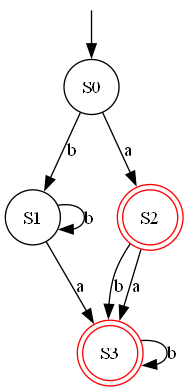

Write Python code to recreate this figure.
import csv
from graphviz import Digraph

class Dfa:
    def __init__(self, SList, Alph, TransList, S0, FList):
        self.SList = SList
        self.Alph = Alph
        self.TransList = TransList
        self.S0 = S0
        self.FList = FList

    def to_csv(self, filename='output.csv'):
        with open(filename, mode='w', newline='') as file:
            writer = csv.writer(file, delimiter=';')
            final_states_row = [''] + ['F' if i in self.FList else '' for i in range(len(self.SList))]
            writer.writerow(final_states_row)
            header = [''] + [f'S{i}' for i in range(len(self.SList))]
            writer.writerow(header)
            for a in self.Alph:
                row = [a]
                for i in range(len(self.SList)):
                    if a in self.TransList[i]:
                        row.append(f'S{self.TransList[i][a]}')
                    else:
                        row.append('')
                writer.writerow(row)

    def to_graph(self, filename='dfa'):
        dot = Digraph()

        # Добавляем вершины
        for i in range(len(self.SList)):
            if i in self.FList:
                dot.node(f'S{i}', shape='doublecircle', color='red')
            else:
                dot.node(f'S{i}', shape='circle')

        # Добавляем невидимую вершину и стрелку, указывающую на S0
        dot.node('start', shape='point', style='invis')
        dot.edge('start', f'S{self.S0}', label='', style='solid')

        # Добавляем переходы
        for i in range(len(self.SList)):
            for a in self.Alph:
                if a in self.TransList[i]:
                    dot.edge(f'S{i}', f'S{self.TransList[i][a]}', label=a)

        # Сохраняем и визуализируем граф
        dot.render(filename, format='png', view=True)
